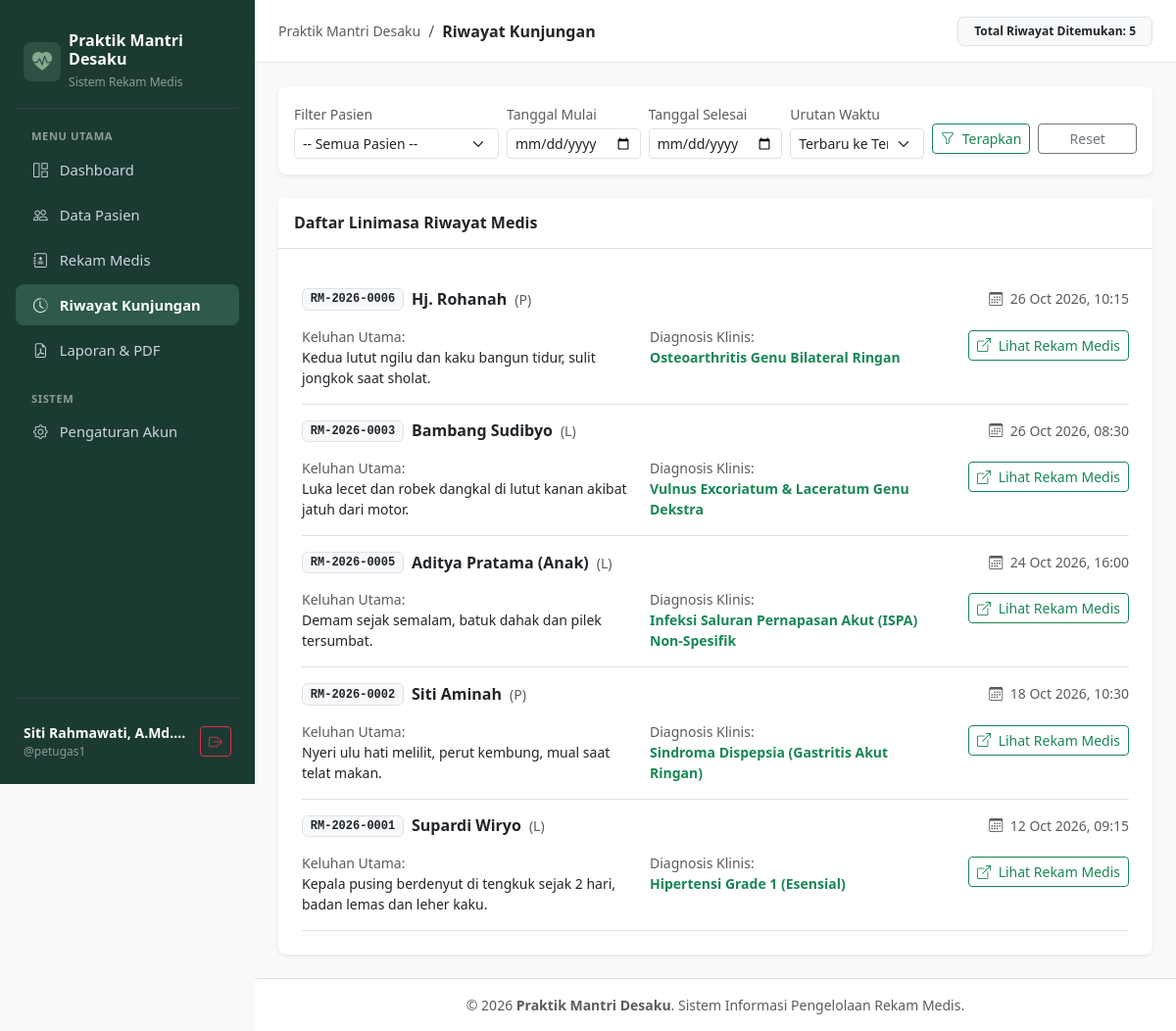
/riwayat/index.php (signed in), run on the app's committed database.
### tables this page shows
CREATE TABLE `rekam_medis` (
  `id` INT UNSIGNED NOT NULL AUTO_INCREMENT,
  `pasien_id` INT UNSIGNED NOT NULL,
  `user_id` INT UNSIGNED NOT NULL,
  `tanggal_kunjungan` DATETIME NOT NULL,
  `keluhan` TEXT NOT NULL,
  `riwayat_keluhan` TEXT NULL,
  `hasil_pemeriksaan` TEXT NOT NULL,
  `diagnosis` VARCHAR(255) NOT NULL,
  `tindakan` TEXT NOT NULL,
  `pengobatan` TEXT NOT NULL,
  `catatan_tambahan` TEXT NULL,
  `created_at` DATETIME NOT NULL DEFAULT CURRENT_TIMESTAMP,
  `updated_at` DATETIME NOT NULL DEFAULT CURRENT_TIMESTAMP ON UPDATE CURRENT_TIMESTAMP,
  PRIMARY KEY (`id`),
  INDEX `idx_pasien_id` (`pasien_id`),
  INDEX `idx_user_id` (`user_id`),
  INDEX `idx_tanggal_kunjungan` (`tanggal_kunjungan`),
  CONSTRAINT `fk_rekam_medis_pasien` FOREIGN KEY (`pasien_id`) REFERENCES `pasien` (`id`) ON DELETE RESTRICT ON UPDATE CASCADE,
  CONSTRAINT `fk_rekam_medis_user` FOREIGN KEY (`user_id`) REFERENCES `users` (`id`) ON DELETE RESTRICT ON UPDATE CASCADE
);

CREATE TABLE `pasien` (
  `id` INT UNSIGNED NOT NULL AUTO_INCREMENT,
  `no_rm` VARCHAR(20) NOT NULL UNIQUE,
  `nama` VARCHAR(120) NOT NULL,
  `tanggal_lahir` DATE NOT NULL,
  `jenis_kelamin` ENUM('L', 'P') NOT NULL,
  `alamat` TEXT NOT NULL,
  `no_telepon` VARCHAR(20) NULL,
  `created_at` DATETIME NOT NULL DEFAULT CURRENT_TIMESTAMP,
  `updated_at` DATETIME NOT NULL DEFAULT CURRENT_TIMESTAMP ON UPDATE CURRENT_TIMESTAMP,
  PRIMARY KEY (`id`),
  INDEX `idx_no_rm` (`no_rm`),
  INDEX `idx_nama_pasien` (`nama`)
);

### riwayat/index.php (the view, shortened to what this page needs)
<?php
require_once '../config/database.php';
$filter_start = trim($_GET['start_date'] ?? '');
$filter_end = trim($_GET['end_date'] ?? '');
$sort = ($_GET['sort'] ?? 'desc') === 'asc' ? 'ASC' : 'DESC';
$where_clauses = [];
$params = [];
$where_sql = $where_clauses ? "WHERE " . implode(" AND ", $where_clauses) : "";
$query = "
    SELECT rm.*, p.nama AS nama_pasien, p.no_rm, p.jenis_kelamin, p.tanggal_lahir, u.nama AS petugas_nama
    FROM rekam_medis rm
    JOIN pasien p ON rm.pasien_id = p.id
    JOIN users u ON rm.user_id = u.id
    {$where_sql}
    ORDER BY rm.tanggal_kunjungan {$sort}
";
$stmt = $pdo->prepare($query);
$stmt->execute($params);
$historyRecords = $stmt->fetchAll();
require_once '../includes/header.php';
require_once '../includes/sidebar.php';
?>
<div class="main-wrapper flex-grow-1">
    <header class="top-navbar">
        <div class="d-flex align-items-center gap-2">
            <span class="text-muted small">Praktik Mantri Desaku</span>
            <span class="text-muted">/</span>
            <span class="fw-semibold text-dark">Riwayat Kunjungan</span>
        </div>
        <span class="badge bg-light text-dark border px-3 py-2">
            Total Riwayat Ditemukan: <?= count($historyRecords) ?>
        </span>
    </header>
    <main class="p-4">
        <div class="card border-0 shadow-sm rounded-3 mb-4">
            <div class="card-body p-3">
                <form method="GET" action="" class="row g-2 align-items-center">
                    <div class="col-md-3">
                        <label class="form-label small text-muted mb-1">Filter Pasien</label>
                        <select name="pasien_id" class="form-select form-select-sm">
                            <option value="">-- Semua Pasien --</option>
                        </select>
                    </div>
                    <div class="col-md-2">
                        <label class="form-label small text-muted mb-1">Tanggal Mulai</label>
                        <input type="date" name="start_date" class="form-control form-control-sm" value="<?= htmlspecialchars($filter_start) ?>">
                    </div>
                    <div class="col-md-2">
                        <label class="form-label small text-muted mb-1">Tanggal Selesai</label>
                        <input type="date" name="end_date" class="form-control form-control-sm" value="<?= htmlspecialchars($filter_end) ?>">
                    </div>
                    <div class="col-md-2">
                        <label class="form-label small text-muted mb-1">Urutan Waktu</label>
                        <select name="sort" class="form-select form-select-sm">
                            <option value="desc" <?= $sort === 'DESC' ? 'selected' : '' ?>>Terbaru ke Terlama</option>
                        </select>
                    </div>
                    <div class="col-md-3 d-flex gap-2 align-items-end pt-3">
                        <button type="submit" class="btn btn-sm btn-outline-success w-50">
                            <i class="bi bi-funnel me-1"></i> Terapkan
                        </button>
                        <a href="index.php" class="btn btn-sm btn-outline-secondary w-50">Reset</a>
                    </div>
                </form>
            </div>
        </div>
        <div class="card border-0 shadow-sm rounded-3">
            <div class="card-header bg-white py-3 border-bottom">
                <h6 class="fw-bold mb-0">Daftar Linimasa Riwayat Medis</h6>
            </div>
            <div class="card-body p-4">
                <?php if (empty($historyRecords)): ?>
                    <div class="text-center py-5 text-muted">
                        <i class="bi bi-clock-history fs-1 mb-2 d-block"></i>
                        <p class="mb-0">Tidak ada riwayat kunjungan yang sesuai dengan filter pencarian.</p>
                    </div>
                <?php else: ?>
                    <div class="list-group list-group-flush">
                        <?php foreach ($historyRecords as $item): ?>
                            <div class="list-group-item px-0 py-3 border-bottom">
                                <div class="d-flex justify-content-between align-items-start mb-2">
                                    <div class="d-flex align-items-center gap-2">
                                        <span class="badge bg-light text-dark border font-monospace">
                                            <?= htmlspecialchars($item['no_rm']) ?>
                                        </span>
                                        <h6 class="mb-0 fw-bold text-dark"><?= htmlspecialchars($item['nama_pasien']) ?></h6>
                                        <span class="text-muted small">
                                            (<?= $item['jenis_kelamin'] === 'L' ? 'L' : 'P' ?>)
                                        </span>
                                    </div>
                                    <span class="small text-muted tabular-nums">
                                        <i class="bi bi-calendar3 me-1"></i> <?= date('d M Y, H:i', strtotime($item['tanggal_kunjungan'])) ?>
                                    </span>
                                </div>
                                <div class="row g-2 mt-1">
                                    <div class="col-md-5">
                                        <div class="small text-muted">Keluhan Utama:</div>
                                        <div class="small text-dark"><?= htmlspecialchars($item['keluhan']) ?></div>
                                    </div>
                                    <div class="col-md-4">
                                        <div class="small text-muted">Diagnosis Klinis:</div>
                                        <div class="small fw-semibold text-success"><?= htmlspecialchars($item['diagnosis']) ?></div>
                                    </div>
                                    <div class="col-md-3 text-md-end">
                                        <a href="../rekam_medis/detail.php?id=<?= $item['id'] ?>" class="btn btn-sm btn-outline-success mt-1">
                                            <i class="bi bi-box-arrow-up-right me-1"></i> Lihat Rekam Medis
                                        </a>
                                    </div>
                                </div>
                            </div>
                        <?php endforeach; ?>
                    </div>
                <?php endif; ?>
            </div>
        </div>
    </main>
<?php require_once '../includes/footer.php'; ?>

### includes/header.php (style rules this page uses)
:root { --sage-dark: #1b3a32; --sage-primary: #2d5a4c; --sage-medium: #52796f; --sage-light: #84a98c; --sage-bg: #f8faf9; --sidebar-width: 260px; }
body { background-color: var(--sage-bg); font-family: system-ui, -apple-system, "Segoe UI", Roboto, sans-serif; color: #1e293b; }
.main-wrapper { margin-left: var(--sidebar-width); min-height: 100vh; display: flex; flex-direction: column; }
.top-navbar { background-color: #ffffff; border-bottom: 1px solid #e2e8f0; height: 64px; padding: 0 24px; display: flex; align-items: center; justify-content: space-between; position: sticky; top: 0; z-index: 999; }
.tabular-nums { font-variant-numeric: tabular-nums; }

### data on the page
rekam_medis: pasien.no_rm "RM-2026-0006", pasien.nama "Hj. Rohanah", shows "P", tanggal_kunjungan "26 Oct 2026, 10:15", keluhan "Kedua lutut ngilu dan kaku bangun tidur, sulit jongkok saat sholat.", diagnosis "Osteoarthritis Genu Bilateral Ringan"
rekam_medis: pasien.no_rm "RM-2026-0003", pasien.nama "Bambang Sudibyo", shows "L", tanggal_kunjungan "26 Oct 2026, 08:30", keluhan "Luka lecet dan robek dangkal di lutut kanan akibat jatuh dari motor.", diagnosis "Vulnus Excoriatum & Laceratum Genu Dekstra"
rekam_medis: pasien.no_rm "RM-2026-0005", pasien.nama "Aditya Pratama (Anak)", shows "L", tanggal_kunjungan "24 Oct 2026, 16:00", keluhan "Demam sejak semalam, batuk dahak dan pilek tersumbat.", diagnosis "Infeksi Saluran Pernapasan Akut (ISPA) Non-Spesifik"
rekam_medis: pasien.no_rm "RM-2026-0002", pasien.nama "Siti Aminah", shows "P", tanggal_kunjungan "18 Oct 2026, 10:30", keluhan "Nyeri ulu hati melilit, perut kembung, mual saat telat makan.", diagnosis "Sindroma Dispepsia (Gastritis Akut Ringan)"
rekam_medis: pasien.no_rm "RM-2026-0001", pasien.nama "Supardi Wiryo", shows "L", tanggal_kunjungan "12 Oct 2026, 09:15", keluhan "Kepala pusing berdenyut di tengkuk sejak 2 hari, badan lemas dan leher kaku.", diagnosis "Hipertensi Grade 1 (Esensial)"

### other printed values
$_SESSION['nama'] "Siti Rahmawati, A.Md.…"
$_SESSION['username'] "petugas1"
count($historyRecords) "5"
